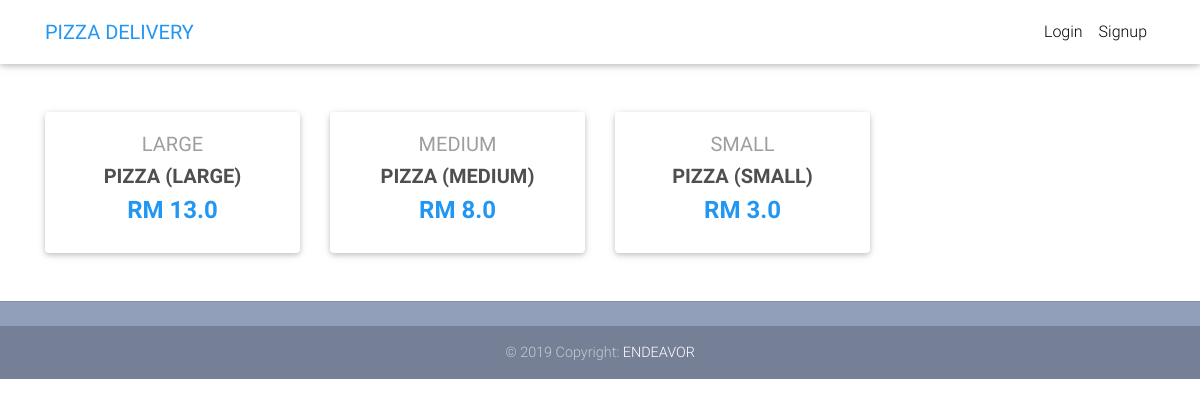
The page / on the database its author committed.
### core/models.py (models this page shows, shortened)
class Item(models.Model):
    title = models.CharField(max_length=100)
    price = models.FloatField()
    discount_price = models.FloatField(blank=True, null=True)
    category = models.CharField(choices=CATEGORY_CHOICES, max_length=2)
    label = models.CharField(choices=LABEL_CHOICES, max_length=1)
    slug = models.SlugField()
    description = models.TextField()
    image = models.ImageField()
    def get_absolute_url(self):
        return reverse("core:product", kwargs={
            'slug': self.slug
        })

### core/views.py (the view)
# urls.py: path('', HomeView.as_view(), name='home'),
class HomeView(ListView):
    model = Item
    paginate_by = 10
    template_name = "home.html"

### templates/home.html (shortened to what this page needs)
{% extends "base.html" %}
{% block content %}
<main>
  <div class="container">
    <button class="navbar-toggler" type="button" data-toggle="collapse" data-target="#basicExampleNav"
      aria-controls="basicExampleNav" aria-expanded="false" aria-label="Toggle navigation">
      <span class="navbar-toggler-icon"></span>
    </button>
    <section class="text-center mb-4">
      <div class="row wow fadeIn">
        {% for item in object_list %}
        <div class="col-lg-3 col-md-6 mb-4">
          <div class="card">
            <div class="card-body text-center">
              <a href="" class="grey-text">
                <h5>{{ item.get_category_display }}</h5>
              </a>
              <h5>
                <strong>
                  <a href="{{ item.get_absolute_url }}" class="dark-grey-text">{{ item.title }}
                  </a>
                </strong>
              </h5>
              <h4 class="font-weight-bold blue-text">
                <strong>RM
                  {% if item.discount_price %}
                  {{ item.discount_price }}
                  {% else %}
                  {{ item.price }}
                  {% endif %}
                </strong>
              </h4>
            </div>
          </div>
        </div>
        {% endfor %}
      </div>
    </section>
  </div>
</main>
{% endblock content %}

### templates/base.html (style rules this page uses)
html, body, header, .carousel { height: 60vh; }

### rows shown on the page
Item: category "LARGE", title "PIZZA (LARGE)", discount_price "13.0"
Item: category "MEDIUM", title "PIZZA (MEDIUM)", discount_price "8.0"
Item: category "SMALL", title "PIZZA (SMALL)", discount_price "3.0"
